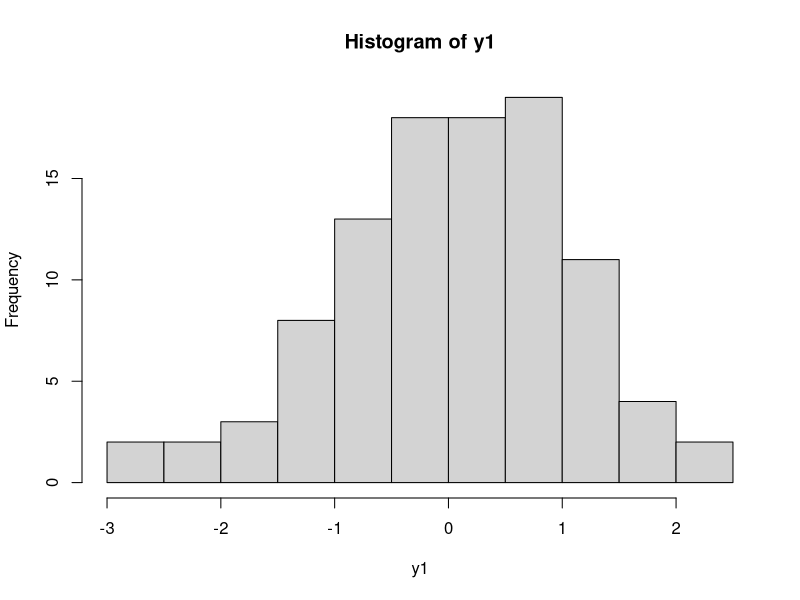
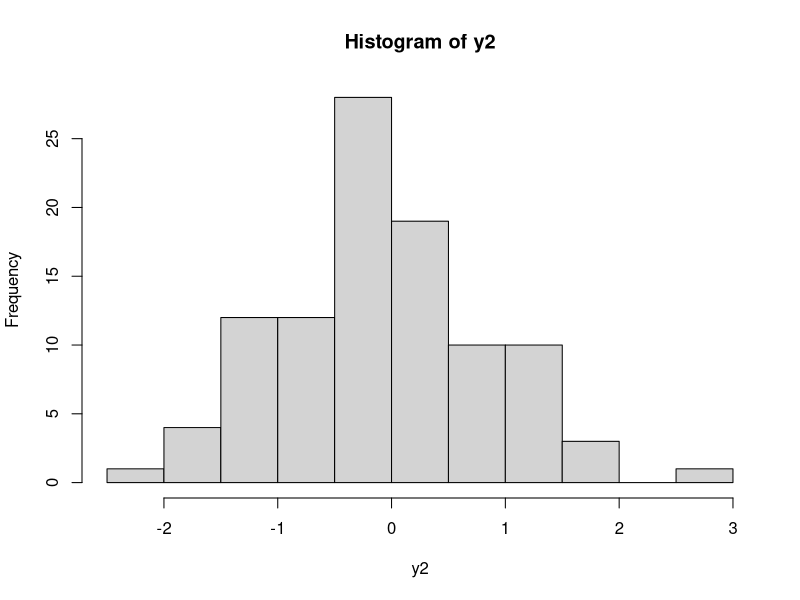
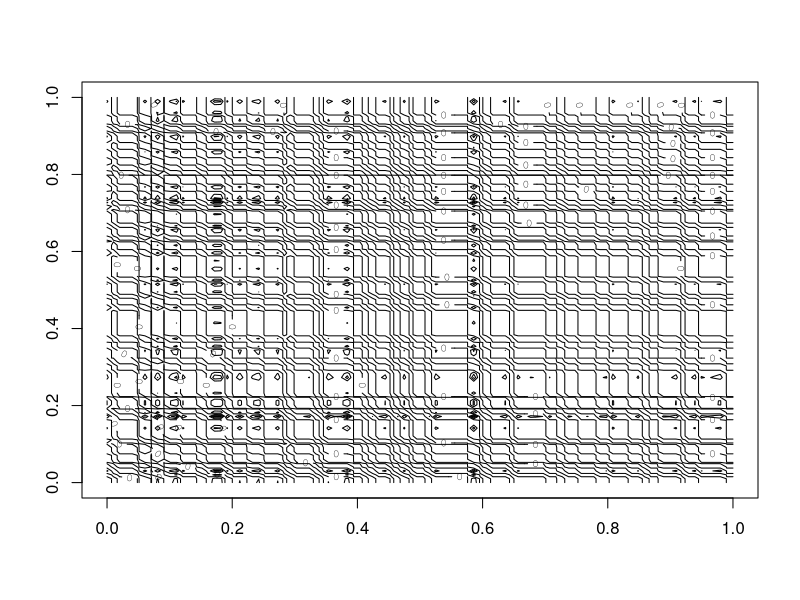

The R script that drew these images, in order:

set.seed(42)
y1 <- rnorm(100)
y2 <- rnorm(100)

hist(y1)
hist(y2)

Y <- outer(y1, y2)
dim(Y)

cbind(sort(y1), sort(y2))

contour(Y)